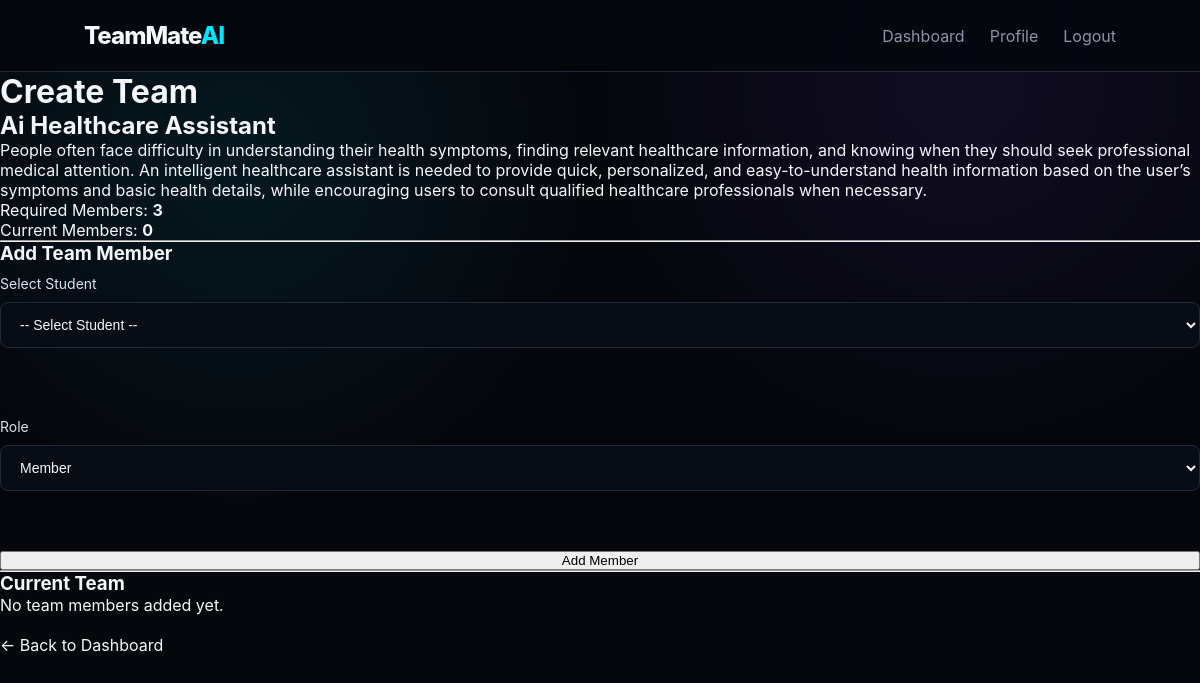
Page /projects/1/team (signed in) on the committed database.
### tables this page shows
CREATE TABLE projects (
            id INTEGER PRIMARY KEY AUTOINCREMENT,
            user_id INTEGER NOT NULL,
            project_name TEXT NOT NULL,
            description TEXT NOT NULL,
            required_members INTEGER NOT NULL,
            skills TEXT NOT NULL,
            created_at TIMESTAMP DEFAULT CURRENT_TIMESTAMP,
            FOREIGN KEY (user_id) REFERENCES users (id)
        );

### app.py (the view, shortened to what this page needs)
@app.route(
    "/projects/<int:project_id>/team",
    methods=["GET", "POST"]
)
def create_team(project_id):
    if "user_id" not in session:
        return redirect(
            url_for("login")
        )
    conn = None
    try:
        conn = get_db()
        project = conn.execute(
            """
            SELECT *
            FROM projects
            WHERE id = ?
            """,
            (project_id,)
        ).fetchone()
        team_members = conn.execute(
            """
            SELECT
                t.id AS team_id,
                t.role,
                t.joined_at,
                u.id AS user_id,
                u.name,
                u.email,
                u.department,
                u.year,
                u.bio,
                u.availability
            FROM teams AS t
            JOIN users AS u
                ON t.user_id = u.id
            WHERE t.project_id = ?
            ORDER BY t.joined_at ASC
            """,
            (project_id,)
        ).fetchall()
        available_users = conn.execute(
            """
            SELECT *
            FROM users
            WHERE id != ?
            AND id NOT IN
            (
                SELECT user_id
                FROM teams
                WHERE project_id = ?
            )
            ORDER BY name ASC
            """,
            (
                session["user_id"],
                project_id
            )
        ).fetchall()
        return render_template(
            "create_team.html",
            project=project,
            team_members=team_members,
            available_users=available_users,
            team_count=len(team_members)
        )
    finally:
        if conn:
            conn.close()

### app.py (called while the page is built)
def get_db():
    conn = sqlite3.connect("teammate_ai.db")
    conn.row_factory = sqlite3.Row
    return conn

### templates/create_team.html (shortened to what this page needs)
{% extends "base.html" %}
{% block content %}
<div class="container">
    <h1>Create Team</h1>
    <h2>{{ project["project_name"] }}</h2>
    <p>
        {{ project["description"] }}
    </p>
    <p>
        Required Members:
        <strong>{{ project["required_members"] }}</strong>
    </p>
    <p>
        Current Members:
        <strong>{{ team_count }}</strong>
    </p>
    <hr>
    <h3>Add Team Member</h3>
    <form method="POST">
        <label>Select Student</label>
        <select name="member_id" required>
            <option value="">
                -- Select Student --
            </option>
        </select>
        <br><br>
        <label>Role</label>
        <select name="role">
            <option value="Member">
                Member
            </option>
        </select>
        <br><br>
        <button type="submit">
            Add Member
        </button>
    </form>
    <hr>
    <h3>Current Team</h3>
    {% if team_members %}
        {% for member in team_members %}
            <div>
                <strong>
                    {{ member["name"] }}
                </strong>
                <br>
                {{ member["email"] }}
                <br>
                Department:
                {{ member["department"] }}
                <br>
                Role:
                {{ member["role"] }}
                <form
                    method="POST"
                    action="{{ url_for(
                        'remove_team_member',
                        project_id=project['id'],
                        member_id=member['user_id']
                    ) }}"
                >
                    <button type="submit">
                        Remove
                    </button>
                </form>
                <hr>
            </div>
        {% endfor %}
    {% else %}
        <p>No team members added yet.</p>
    {% endif %}
    <br>
    <a href="{{ url_for('dashboard') }}">
        ← Back to Dashboard
    </a>
</div>
{% endblock %}

### static/css/style.css (style rules this page uses)
* { margin: 0; padding: 0; box-sizing: border-box; }
:root { --bg: #05070d; --card: #0d111c; --card2: #111827; --text: #f5f7fb; --muted: #8b95a7; --line: #202938; --accent: #00e5ff; --accent2: #7c3aed; --success: #22c55e; --danger: #ef4444; }
body { background: radial-gradient( circle at 20% 20%, rgba(0, 229, 255, 0.08), transparent 30% ), radial-gradient( circle at 80% 10%, rgba(124, 58, 237, 0.10), transparent 30% ), var(--bg); color: var(--text); font-family: Inter, Segoe UI, Arial, sans-serif; min-height: 100vh; }
a { color: inherit; text-decoration: none; }
form { display: flex; flex-direction: column; gap: 10px; }
label { color: #dbe2ef; font-size: 14px; margin-top: 10px; }
input, textarea, select { width: 100%; padding: 13px 15px; background: #080c14; border: 1px solid var(--line); color: var(--text); border-radius: 8px; outline: none; font-size: 14px; }

### rows in the picture
projects: project_name "Ai Healthcare Assistant", description "People often face difficulty in understanding their health symptoms, finding relevant healthcare information, and knowing when they should seek professional medical attention. An intelligent healthcare assistant is needed to provide quick, personalized, and easy-to-understand health information based on the user’s symptoms and basic health details, while encouraging users to consult qualified healthcare professionals when necessary.", required_members "3"

### other values in the picture
{{ team_count }} "0"
